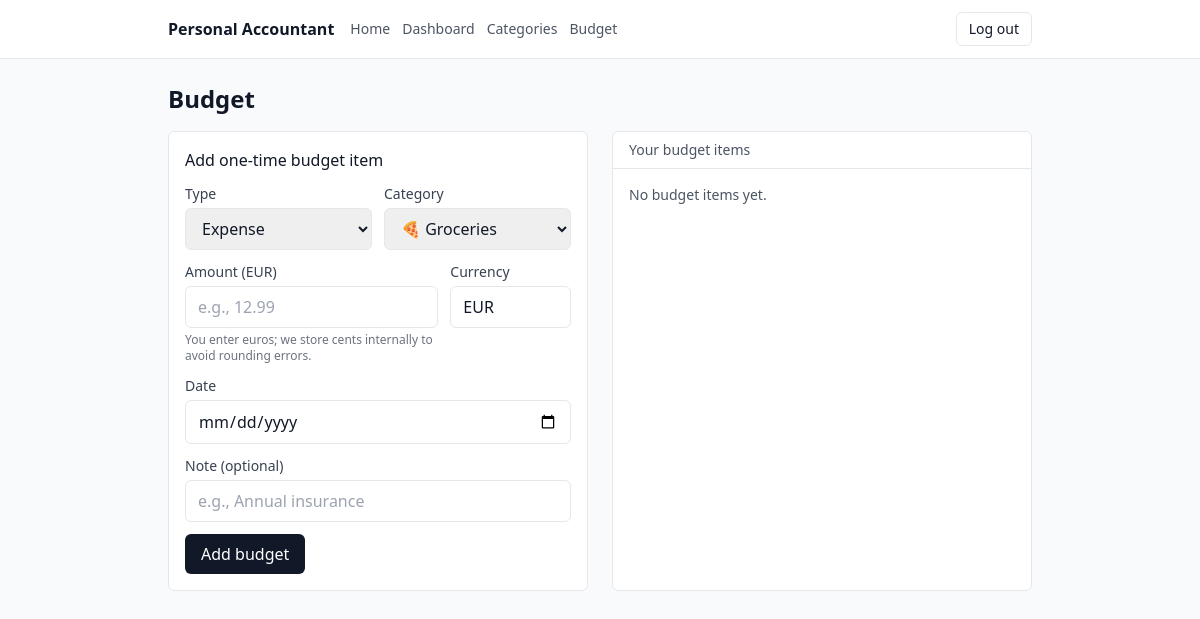
/budget (signed in), run on an earlier commit of the app's database.
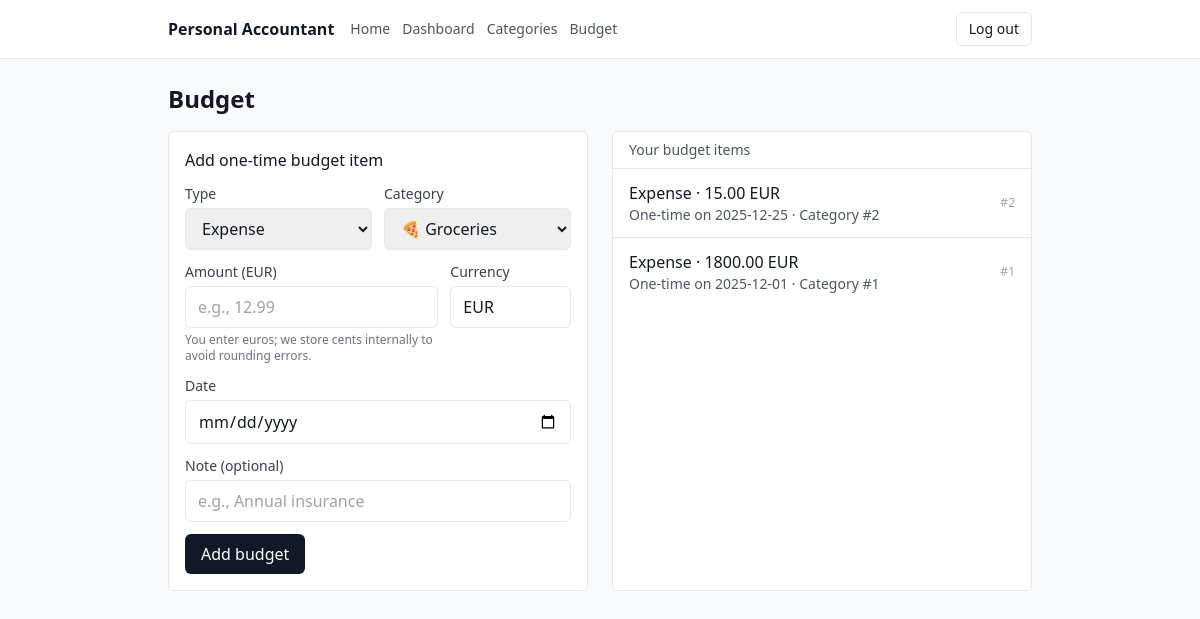
And on a later commit of the database.
### app/models.py (models this page shows)
class Budget(SQLModel, table=True):
    id: int | None = Field(default=None, primary_key=True)
    user_id: int = Field(foreign_key="user.id", index=True)
    type: BudgetType  # income/expense
    amount_cents: int
    currency: str  # e.g. "EUR"
    category_id: int = Field(foreign_key="category.id", index=True)
    subcategory_id: int | None = Field(default=None, foreign_key="subcategory.id", index=True)
    is_recurring: bool = False
    repeat_unit: RepeatUnit | None = None        # weekly/monthly/yearly
    repeat_interval: int | None = None           # every N units (1=every month/week/year)
    day_of_month: int | None = None              # for monthly/yearly patterns
    weekday: int | None = None                   # 0=Mon ... 6=Sun for weekly patterns
    one_time_date: date | None = None
    start_date: date | None = None
    end_date: date | None = None
    note: str | None = None
    created_at: datetime = Field(default_factory=datetime.utcnow)

### app/routes/budgets.py (the view)
@router.get("/budget", response_class=HTMLResponse)
def list_budget(
    request: Request,
    db: Session = Depends(get_session),
    uid: int | None = Depends(current_user_id),
):
    if not uid:
        return RedirectResponse(url="/login", status_code=303)
    cats = db.exec(select(Category).where(Category.user_id == uid).order_by(Category.name)).all()
    budget_items = db.exec(
        select(Budget).where(Budget.user_id == uid).order_by(Budget.created_at.desc())
    ).all()
    return templates.TemplateResponse(
        "budget.html",
        {
            "request": request,
            "title": "Budget",
            "user_id": uid,
            "categories": cats,
            "budgets": budget_items,
            "error": None,
            "cents_to_euros_str": cents_to_euros_str,
        },
    )

### templates/budget.html (shortened to what this page needs)
{% extends "_base.html" %}
{% block content %}
  <div class="flex items-center justify-between mb-4">
    <h1 class="text-2xl font-semibold">Budget</h1>
  </div>
  <div class="grid gap-6 lg:grid-cols-2">
    <section class="rounded-md border bg-white p-4">
      <h2 class="font-medium mb-3">Add one-time budget item</h2>
      {% if categories|length == 0 %}
        <p class="text-sm text-gray-600">
          You need at least one category first.
          <a class="text-blue-700 hover:underline" href="/categories">Create categories →</a>
        </p>
      {% else %}
        <form method="post" action="/budget" class="space-y-3">
          <div class="grid grid-cols-1 sm:grid-cols-2 gap-3">
            <div>
              <label class="block text-sm text-gray-700">Type</label>
              <select name="budget_type" class="mt-1 w-full rounded-md border px-3 py-2">
                <option value="expense">Expense</option>
              </select>
            </div>
            <div>
              <label class="block text-sm text-gray-700">Category</label>
              <select name="category_id" class="mt-1 w-full rounded-md border px-3 py-2">
                {% for c in categories %}
                  <option value="{{ c.id }}">{{ c.icon or "" }} {{ c.name }}</option>
                {% endfor %}
              </select>
            </div>
          </div>
          <div class="grid grid-cols-1 sm:grid-cols-3 gap-3">
            <div class="sm:col-span-2">
              <label class="block text-sm text-gray-700">Amount (EUR)</label>
              <input
                name="amount_eur"
                type="text"
                required
                class="mt-1 w-full rounded-md border px-3 py-2"
                placeholder="e.g., 12.99"
              />
              <p class="mt-1 text-xs text-gray-500">
                You enter euros; we store cents internally to avoid rounding errors.
              </p>
            </div>
            <div>
              <label class="block text-sm text-gray-700">Currency</label>
              <input name="currency" value="EUR" class="mt-1 w-full rounded-md border px-3 py-2" />
            </div>
          </div>
          <div>
            <label class="block text-sm text-gray-700">Date</label>
            <input name="one_time_date" type="date" required class="mt-1 w-full rounded-md border px-3 py-2" />
          </div>
          <div>
            <label class="block text-sm text-gray-700">Note (optional)</label>
            <input name="note" class="mt-1 w-full rounded-md border px-3 py-2" placeholder="e.g., Annual insurance" />
          </div>
          <button class="rounded-md bg-gray-900 px-4 py-2 text-white hover:bg-black">
            Add budget
          </button>
        </form>
      {% endif %}
    </section>
    <section class="rounded-md border bg-white">
      <div class="border-b px-4 py-2 text-sm text-gray-600">Your budget items</div>
      {% if budgets|length == 0 %}
        <div class="px-4 py-4 text-sm text-gray-600">No budget items yet.</div>
      {% else %}
        <ul class="divide-y">
          {% for b in budgets %}
            <li class="px-4 py-3 flex items-center justify-between">
              <div>
                <div class="font-medium">
                  {{ b.type.value|capitalize }} · {{ cents_to_euros_str(b.amount_cents) }} {{ b.currency }}
                </div>
                <div class="text-sm text-gray-600">
                  One-time on {{ b.one_time_date }}
                  · Category #{{ b.category_id }}
                </div>
              </div>
              <div class="text-xs text-gray-400">#{{ b.id }}</div>
            </li>
          {% endfor %}
        </ul>
      {% endif %}
    </section>
  </div>
{% endblock %}

### templates/_base.html (shortened to what this page needs)
<!doctype html>
<html>
  <head>
    <script src="https://cdn.tailwindcss.com"></script>
  </head>
  <body class="min-h-screen bg-gray-50 text-gray-900">
    <header class="border-b bg-white">
      <div class="mx-auto max-w-4xl px-4 py-3 flex items-center justify-between">
        <div class="flex items-center gap-4">
          <a href="/" class="font-semibold">Personal Accountant</a>
          <nav class="text-sm text-gray-600 flex items-center gap-3">
            <a href="/" class="hover:text-gray-900">Home</a>
            {% if user_id %}
              <a href="/dashboard" class="hover:text-gray-900">Dashboard</a>
              <a href="/categories" class="hover:text-gray-900">Categories</a>
              <a href="/budget" class="hover:text-gray-900">Budget</a>
            {% endif %}
          </nav>
        </div>
        <div class="text-sm">
          {% if user_id %}
            <form method="post" action="/logout" class="inline">
              <button type="submit" class="rounded-md border px-3 py-1.5 hover:bg-gray-50">
                Log out
              </button>
            </form>
          {% else %}
            <a href="/login" class="hover:underline">Log in</a>
            <span class="mx-1 text-gray-300">|</span>
            <a href="/signup" class="hover:underline">Sign up</a>
          {% endif %}
        </div>
      </div>
    </header>
    <main class="mx-auto max-w-4xl px-4 py-6">
      {% block content %}{% endblock %}
    </main>
  </body>
</html>

What changed in the data, as far as the page shows it:
added Budget: type.value "Expense", amount_cents "15.00", currency "EUR", one_time_date "2025-12-25", category_id "2", id "2"
added Budget: type.value "Expense", amount_cents "1800.00", currency "EUR", one_time_date "2025-12-01", category_id "1", id "1"
Also different on the page:
text no longer shown: "No budget items yet."
